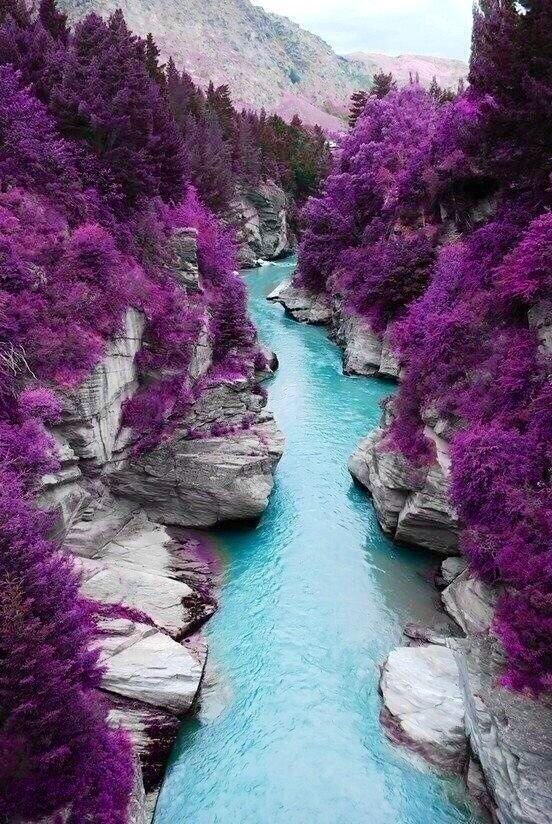
%> input picture Colour Filter/resim 2.jpg, 552 x 824 px
$ octave main.m   (GNU Octave 9; MATLAB toolbox functions it lacks are replaced by stand-ins)
%> lines starting %> are read from the running program, lines starting %| are printed output that depends on the picture; in (x1, y1, x2, y2) boxes, pixels count from 0 and x2, y2 are one past the last pixel; in counts of white or black regions, pixels touching at a corner belong together; the program's own positions count from 1
img=imread("resim 2.jpg");
%> img is the input picture: size 824x552x3 uint8; mean R, G, B 111.4, 98.7, 124.7
imshow(img)
red=img(:,:,1); green=img(:,:,2); blue=img(:,:,3);
%> after `red=img(:,:,1)`:
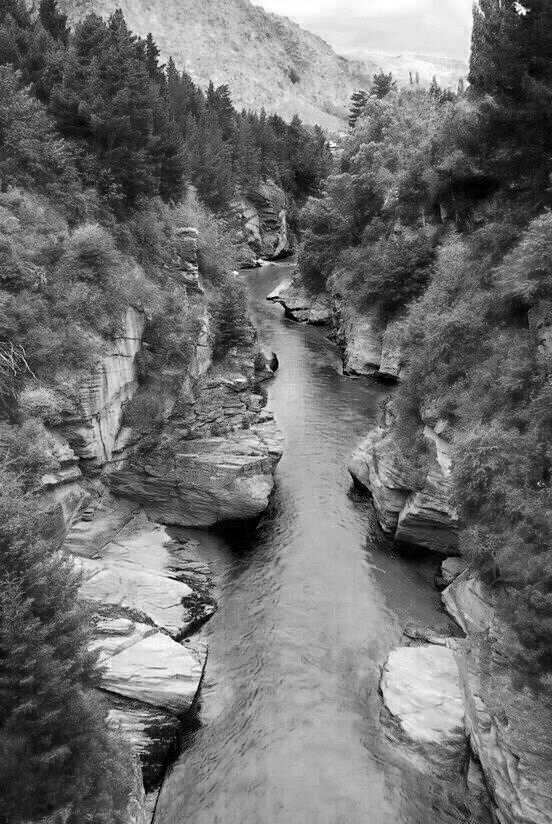
%> red: size 824x552 uint8; min 0, max 255, mean 111.4
%> after `green=img(:,:,2)`:
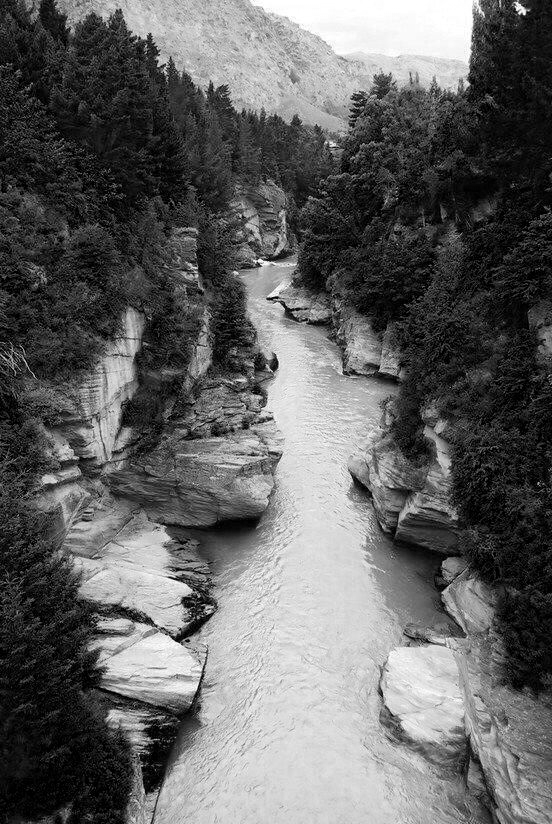
%> green: size 824x552 uint8; min 0, max 255, mean 98.7
%> after `blue=img(:,:,3)`:
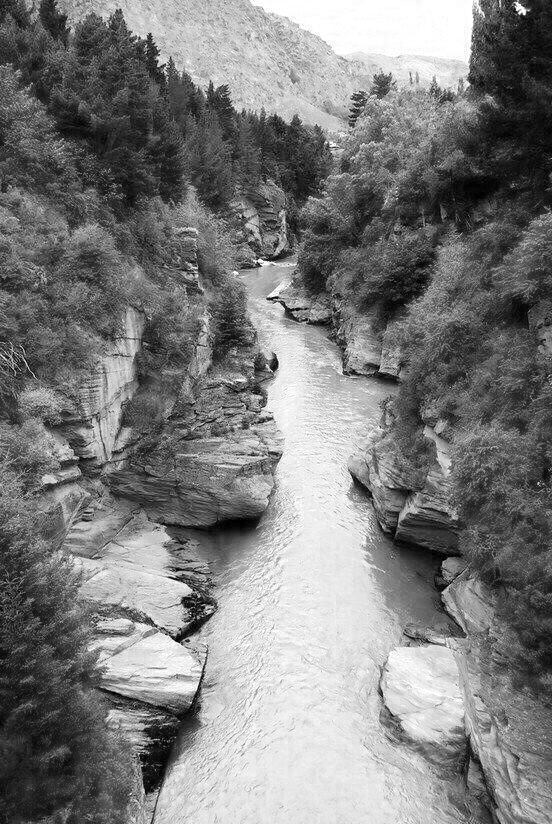
%> blue: size 824x552 uint8; min 0, max 255, mean 124.7
out= red>140 & red<185 & green>180 & green<225 & blue>215;
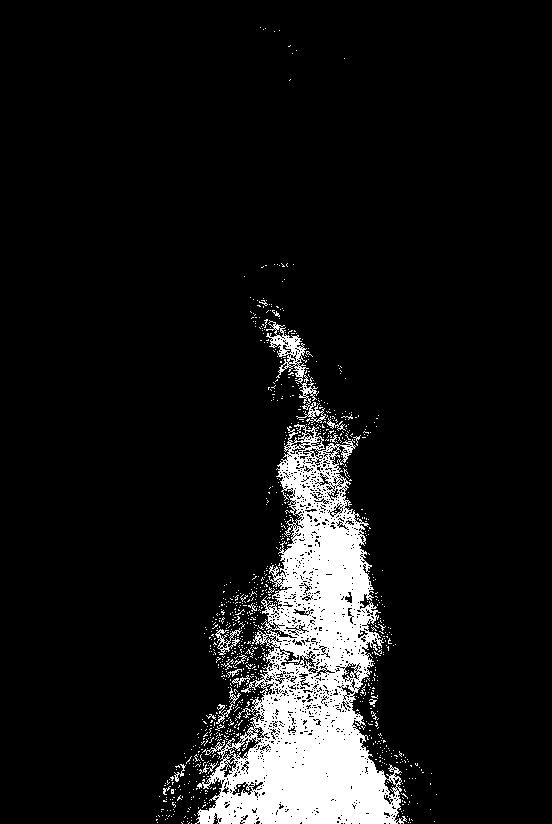
%> out: size 824x552 logical; 8.7% white; 933 white regions (913 under 20 px), largest, box (x1, y1, x2, y2) and area: (195, 424, 407, 824) 35251, (266, 320, 326, 423) 1224, (215, 628, 242, 655) 232
% d=impixel(img) komutunu kullanarak nehir olan yerleri işaretledim ve
% değerlere baktım. Bu değerleri kullanrak üstteki değer aralıklarını
% çıkarttım.
out=uint8(out);
out2=cat(3,out,out,out);
out3=out2.*img;
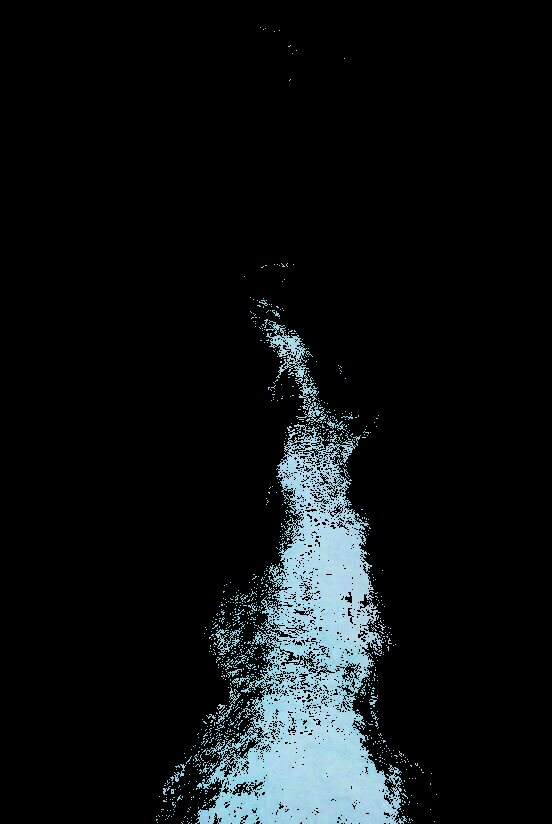
%> out3: size 824x552x3 uint8; mean R, G, B 14.4, 18.6, 20.1
imshow(out3);
